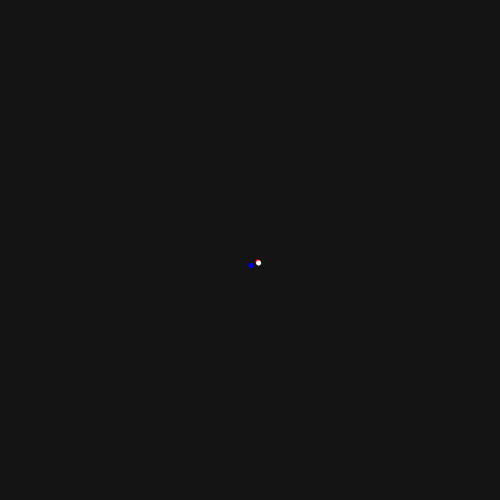
Frame 1 (no input)
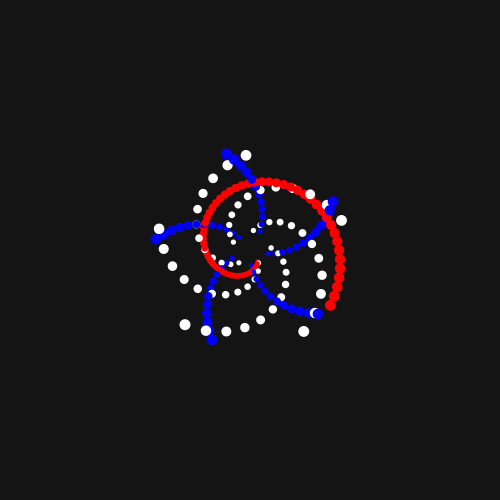
Frame 60 (the mouse pressed at the canvas centre just before this capture)
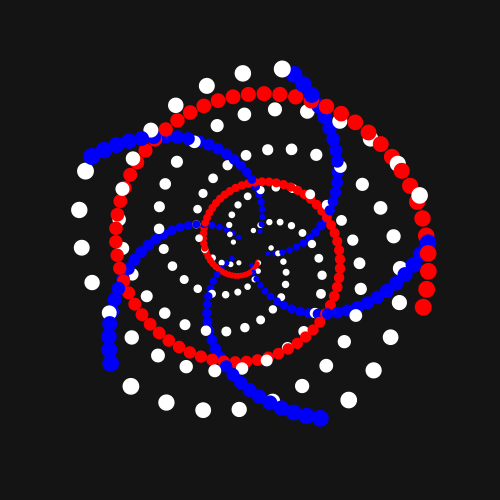
Frame 120 (the mouse held since frame 60 and released just before this capture)

The Processing sketch that drew these frames (run headless with seeded random() and noise(); from frame 60 on, the mouse is pressed at the canvas centre):

// Processing sketch: processing_64459
// ── processing_64459.pde

float n = 0.2;
float x = 0;
float z = 0;
float w = 0;
void setup() {
  
  size(500,500);
  background(20);
  smooth();
  noStroke();
}


void draw() {
  translate(250,250);
  
  rotate(n);
 fill(255,0,0);
 ellipse(10+x,10+x,5+z,5+z);
 
 
  
 
 z = z+0.1;
 x=x+1;
 n=n + 0.1;
  
rotate(w);
 fill(255);
 ellipse(10+x,10+x,5+z,5+z);
 
 w=w+0.5;
 
 rotate(w);
 fill(0,0,250);
 ellipse(10+x,10+x,5+z,5+z);
 
 w=w+0.7;
}
 
